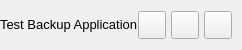
           <widget class="QFrame" name="contentTopBg">
            <property name="minimumSize">
             <size>
              <width>0</width>
              <height>50</height>
             </size>
            </property>
            <property name="maximumSize">
             <size>
              <width>16777215</width>
              <height>50</height>
             </size>
            </property>
            <property name="frameShape">
             <enum>QFrame::NoFrame</enum>
            </property>
            <property name="frameShadow">
             <enum>QFrame::Raised</enum>
            </property>
            <layout class="QHBoxLayout" name="horizontalLayout">
             <property name="spacing">
              <number>0</number>
             </property>
             <property name="leftMargin">
              <number>0</number>
             </property>
             <property name="topMargin">
              <number>0</number>
             </property>
             <property name="rightMargin">
              <number>10</number>
             </property>
             <property name="bottomMargin">
              <number>0</number>
             </property>
             <item>
              <widget class="QFrame" name="leftBox">
               <property name="sizePolicy">
                <sizepolicy hsizetype="Expanding" vsizetype="Preferred">
                 <horstretch>0</horstretch>
                 <verstretch>0</verstretch>
                </sizepolicy>
               </property>
               <property name="frameShape">
                <enum>QFrame::NoFrame</enum>
               </property>
               <property name="frameShadow">
                <enum>QFrame::Raised</enum>
               </property>
               <layout class="QHBoxLayout" name="horizontalLayout_3">
                <property name="spacing">
                 <number>0</number>
                </property>
                <property name="leftMargin">
                 <number>0</number>
                </property>
                <property name="topMargin">
                 <number>0</number>
                </property>
                <property name="rightMargin">
                 <number>0</number>
                </property>
                <property name="bottomMargin">
                 <number>0</number>
                </property>
                <item>
                 <widget class="QLabel" name="titleRightInfo">
                  <property name="sizePolicy">
                   <sizepolicy hsizetype="Preferred" vsizetype="Expanding">
                    <horstretch>0</horstretch>
                    <verstretch>0</verstretch>
                   </sizepolicy>
                  </property>
                  <property name="maximumSize">
                   <size>
                    <width>16777215</width>
                    <height>45</height>
                   </size>
                  </property>
                  <property name="font">
                   <font>
                    <family>Segoe UI</family>
                    <pointsize>10</pointsize>
                    <italic>false</italic>
                    <bold>false</bold>
                   </font>
                  </property>
                  <property name="text">
                   <string>Test Backup Application</string>
                  </property>
                  <property name="alignment">
                   <set>Qt::AlignLeading|Qt::AlignLeft|Qt::AlignVCenter</set>
                  </property>
                 </widget>
                </item>
               </layout>
              </widget>
             </item>
             <item alignment="Qt::AlignRight">
              <widget class="QFrame" name="rightButtons">
               <property name="minimumSize">
                <size>
                 <width>0</width>
                 <height>28</height>
                </size>
               </property>
               <property name="frameShape">
                <enum>QFrame::NoFrame</enum>
               </property>
               <property name="frameShadow">
                <enum>QFrame::Raised</enum>
               </property>
               <layout class="QHBoxLayout" name="horizontalLayout_2">
                <property name="spacing">
                 <number>5</number>
                </property>
                <property name="leftMargin">
                 <number>0</number>
                </property>
                <property name="topMargin">
                 <number>0</number>
                </property>
                <property name="rightMargin">
                 <number>0</number>
                </property>
                <property name="bottomMargin">
                 <number>0</number>
                </property>
                <item>
                 <widget class="QPushButton" name="minimizeAppBtn">
                  <property name="minimumSize">
                   <size>
                    <width>28</width>
                    <height>28</height>
                   </size>
                  </property>
                  <property name="maximumSize">
                   <size>
                    <width>28</width>
                    <height>28</height>
                   </size>
                  </property>
                  <property name="cursor">
                   <cursorShape>PointingHandCursor</cursorShape>
                  </property>
                  <property name="toolTip">
                   <string>Minimize</string>
                  </property>
                  <property name="text">
                   <string/>
                  </property>
                  <property name="icon">
                   <iconset>
                    <normaloff>../images/icons/icon_minimize.png</normaloff>../images/icons/icon_minimize.png</iconset>
                  </property>
                  <property name="iconSize">
                   <size>
                    <width>20</width>
                    <height>20</height>
                   </size>
                  </property>
                 </widget>
                </item>
                <item>
                 <widget class="QPushButton" name="maximizeRestoreAppBtn">
                  <property name="minimumSize">
                   <size>
                    <width>28</width>
                    <height>28</height>
                   </size>
                  </property>
                  <property name="maximumSize">
                   <size>
                    <width>28</width>
                    <height>28</height>
                   </size>
                  </property>
                  <property name="font">
                   <font>
                    <family>Segoe UI</family>
                    <pointsize>10</pointsize>
                    <italic>false</italic>
                    <bold>false</bold>
                    <stylestrategy>PreferDefault</stylestrategy>
                   </font>
                  </property>
                  <property name="cursor">
                   <cursorShape>PointingHandCursor</cursorShape>
                  </property>
                  <property name="toolTip">
                   <string>Maximize</string>
                  </property>
                  <property name="text">
                   <string/>
                  </property>
                  <property name="icon">
                   <iconset>
                    <normaloff>../images/icons/icon_maximize.png</normaloff>../images/icons/icon_maximize.png</iconset>
                  </property>
                  <property name="iconSize">
                   <size>
                    <width>20</width>
                    <height>20</height>
                   </size>
                  </property>
                 </widget>
                </item>
                <item>
                 <widget class="QPushButton" name="closeAppBtn">
                  <property name="minimumSize">
                   <size>
                    <width>28</width>
                    <height>28</height>
                   </size>
                  </property>
                  <property name="maximumSize">
                   <size>
                    <width>28</width>
                    <height>28</height>
                   </size>
                  </property>
                  <property name="cursor">
                   <cursorShape>PointingHandCursor</cursorShape>
                  </property>
                  <property name="toolTip">
                   <string>Close</string>
                  </property>
                  <property name="text">
                   <string/>
                  </property>
                  <property name="icon">
                   <iconset>
                    <normaloff>../images/icons/icon_close.png</normaloff>../images/icons/icon_close.png</iconset>
                  </property>
                  <property name="iconSize">
                   <size>
                    <width>20</width>
                    <height>20</height>
                   </size>
                  </property>
                 </widget>
                </item>
               </layout>
              </widget>
             </item>
            </layout>
           </widget>
